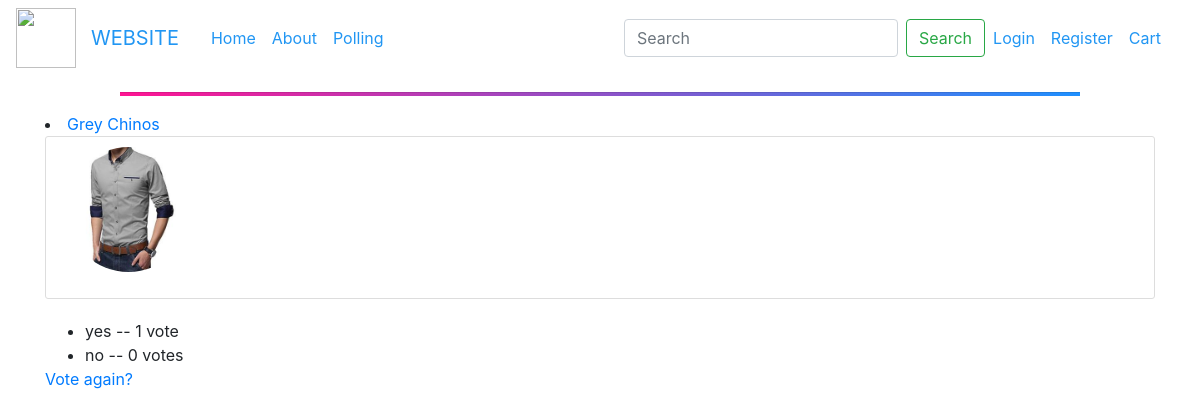
Page /polls/6/results/ on the committed database.
### polls/models.py (models this page shows, shortened)
class Question(models.Model):
    question_text = models.CharField(max_length=200)
    department = models.CharField(max_length=120, choices=DEPARTMENTS, default='None')
    club = models.CharField(max_length=120, choices=CLUBS, default='None')
    image = models.ImageField( default='default.jpg', upload_to='images/')
    pub_date = models.DateTimeField('date published')

class Choice(models.Model):
    question = models.ForeignKey(Question, on_delete=models.CASCADE)
    choice_text = models.CharField(max_length=200)
    votes = models.IntegerField(default=0)

### polls/views.py (the view)
# urls.py: path('<int:pk>/results/', views.ResultsView.as_view(), name='results'),
class ResultsView(generic.DetailView):
    model = Question
    template_name = 'polls/results.html'

### polls/templates/polls/results.html
{% extends "blog/base.html" %}
{% block content %}
          <div class="container">
                         <li><a href="{% url 'polls:detail' question.id %}">{{ question.question_text }}</a></li>
                    <div class="content-section">
                      <div class="media">
                        <img class="rounded-circle account-img" src="{{ question.image.url }}">
                      </div>
                        </div>
                               <ul>
                    {% for choice in question.choice_set.all %}
                        <li>{{ choice.choice_text }} -- {{ choice.votes }} vote{{ choice.votes|pluralize }}</li>
                    {% endfor %}
                    </ul>
                         <a href="{% url 'polls:detail' question.id %}">Vote again?</a>
                </div>
{% endblock %}

### blog/static/blog/main.css (style rules this page uses)
ul { margin: 0; }
.content-section { background: #ffffff; padding: 10px 20px; border: 1px solid #dddddd; border-radius: 3px; margin-bottom: 20px; }
.account-img { height: 125px; width: 125px; margin-right: 20px; margin-bottom: 16px; }

### rows in the picture
Question: question_text "Grey Chinos", image (placeholder picture)
Choice: choice_text "yes", votes "1"
Choice: choice_text "no", votes "0"
